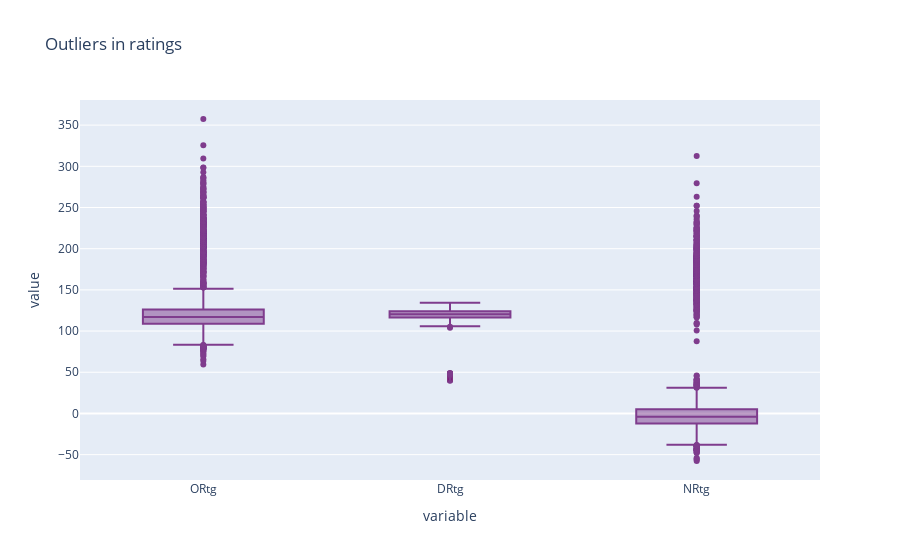

Notebook code cell kept with this figure:
### Code cell
# Check outliers on all of my ratings and it seems like both my defensive and net rating have a lot of outliers
px.box(final[['ORtg', 'DRtg', 'NRtg']], color_discrete_sequence=px.colors.qualitative.Bold, title='Outliers in ratings')

### Figure 1 — Plotly figure (JSON) as saved in the notebook; plotly's stock layout.template omitted (floating-point values rounded to 4 significant figures; data arrays with more than 128 entries replaced by an {"elided": "..."} marker saying what was removed)
{"data": [{"alignmentgroup": "True", "hovertemplate": "variable=%{x}<br>value=%{y}<extra></extra>", "legendgroup": "", "marker": {"color": "rgb(127, 60, 141)"}, "name": "", "notched": false, "offsetgroup": "", "orientation": "v", "showlegend": false, "type": "box", "x": {"elided": "14073 str values"}, "x0": " ", "xaxis": "x", "y": {"elided": "14073 float values"}, "y0": " ", "yaxis": "y"}], "layout": {"boxmode": "group", "legend": {"tracegroupgap": 0}, "title": {"text": "Outliers in ratings"}, "xaxis": {"anchor": "y", "domain": [0, 1], "title": {"text": "variable"}}, "yaxis": {"anchor": "x", "domain": [0, 1], "title": {"text": "value"}}}}
